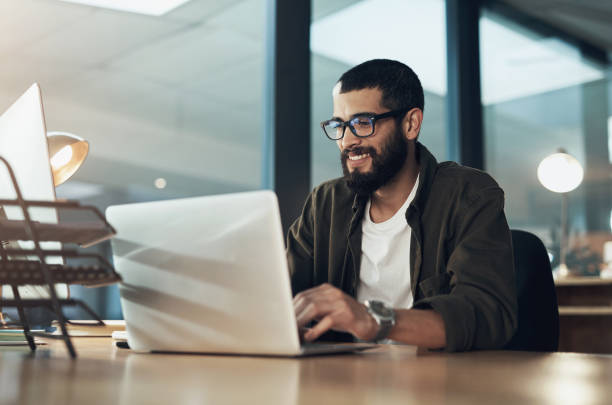
#> input picture Bootcamp/AI-With-Python/D1_FaceDetection/photo.jpg, 612 x 405 px
$ python main.py
#> lines starting #> are read from the running program, lines starting #| are printed output that depends on the picture
import cv2
img = cv2.imread("photo.jpg")
#> img is the input picture: shape (405, 612, 3); mean B, G, R 132.9, 137.4, 136

print(img.shape)
#| (405, 612, 3)
img = cv2.GaussianBlur(img, (9, 9), 0)
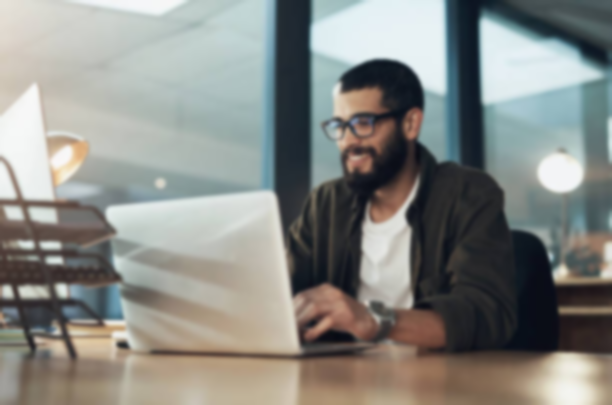
#> img: shape (405, 612, 3); mean B, G, R 132.9, 137.4, 136

green = (0, 255, 0) #Tuple untuk menyimpan data warna dalam format BGR
blue = (255, 0, 0) #Tuple untuk menyimpan data warna dalam format BGR
red = (0, 0, 255) #Tuple untuk menyimpan data warna dalam format BGR

cv2.line(img, (0, 0), (img.shape[1], img.shape[0]), green, 3)
cv2.line(img, (0, 20), (img.shape[1], 20), red, 3)

cv2.rectangle(img,(300, 60), (450, 200), blue, 3)
cv2.circle(img, (200, 260), 100, (255, 255, 255), 3)

cv2.putText(img, 'Person', (300, 50),
	cv2.FONT_HERSHEY_COMPLEX, 1, (0, 150, 0), 2)
cv2.putText(img, 'Laptop', (200, 250),
	cv2.FONT_HERSHEY_COMPLEX,1, (0, 0, 0), 2)
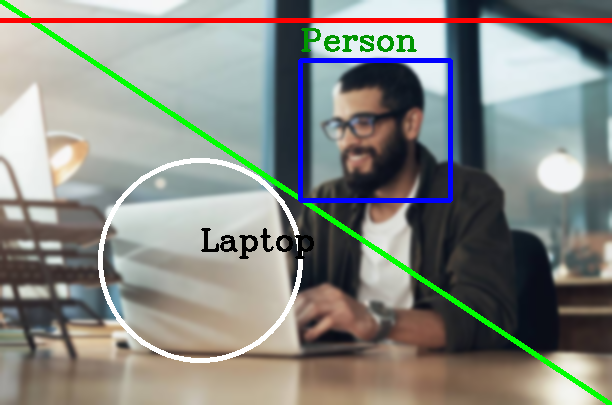
#> img: shape (405, 612, 3); mean B, G, R 130.6, 136.5, 134.2

cv2.imshow("Image", img)
cv2.waitKey(0)
cv2.destroyAllWindows()
